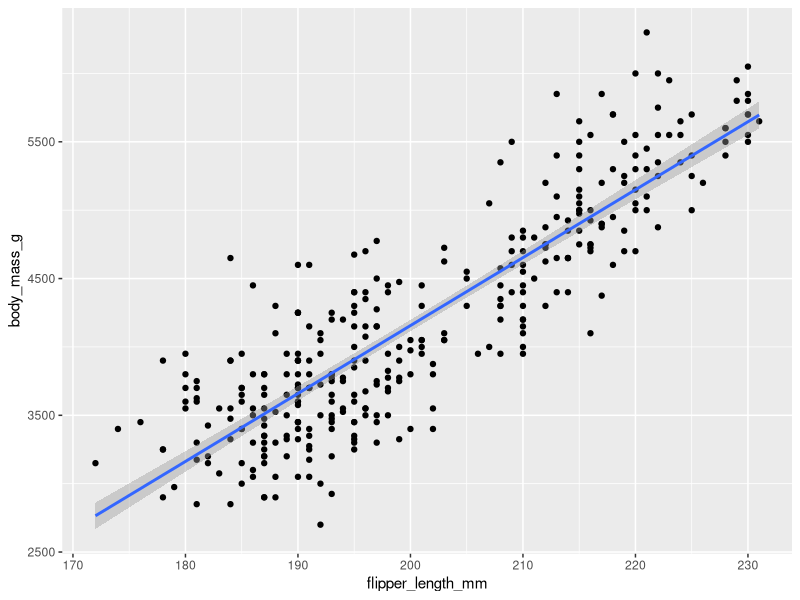
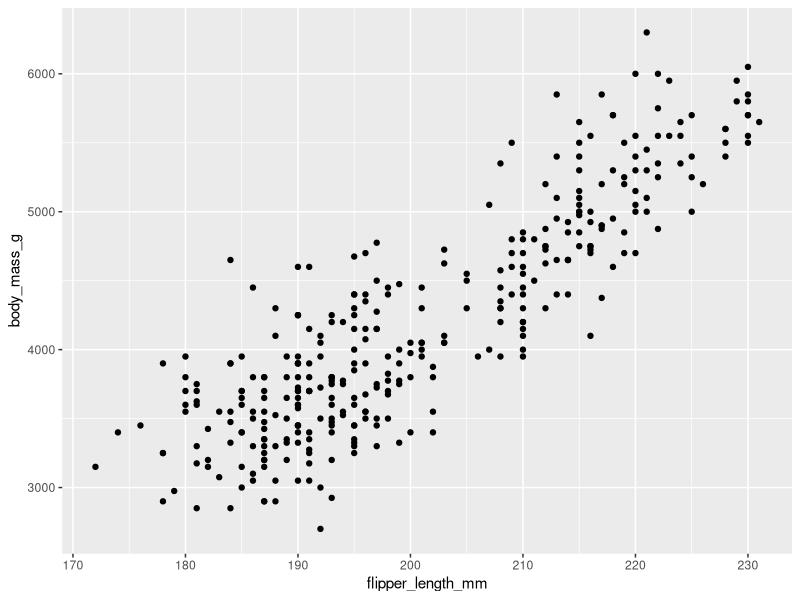
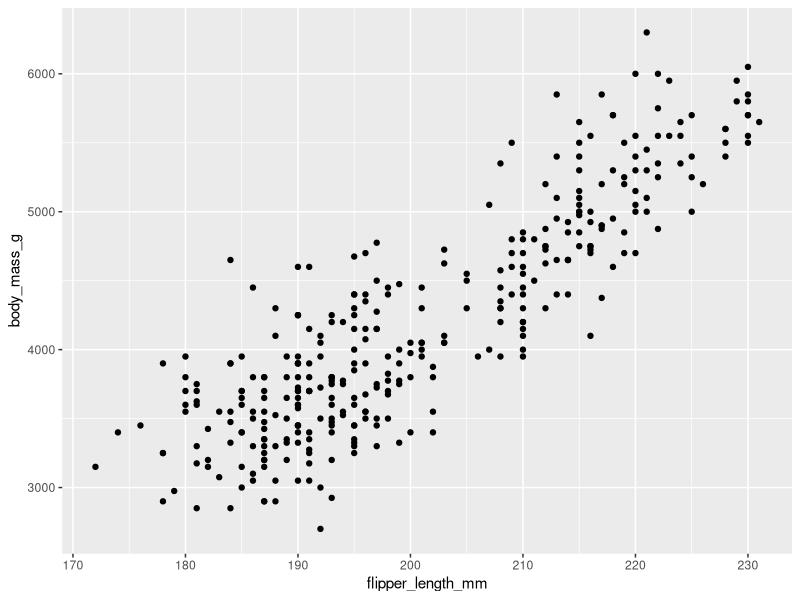
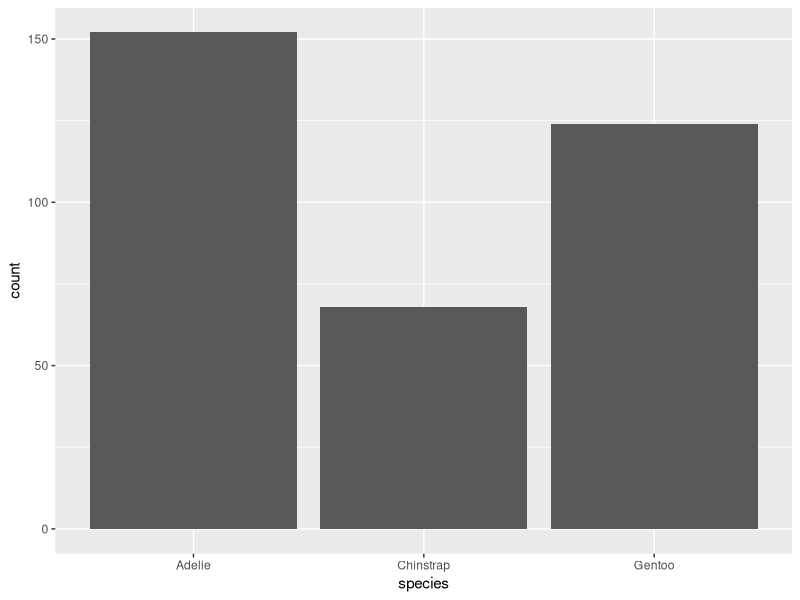
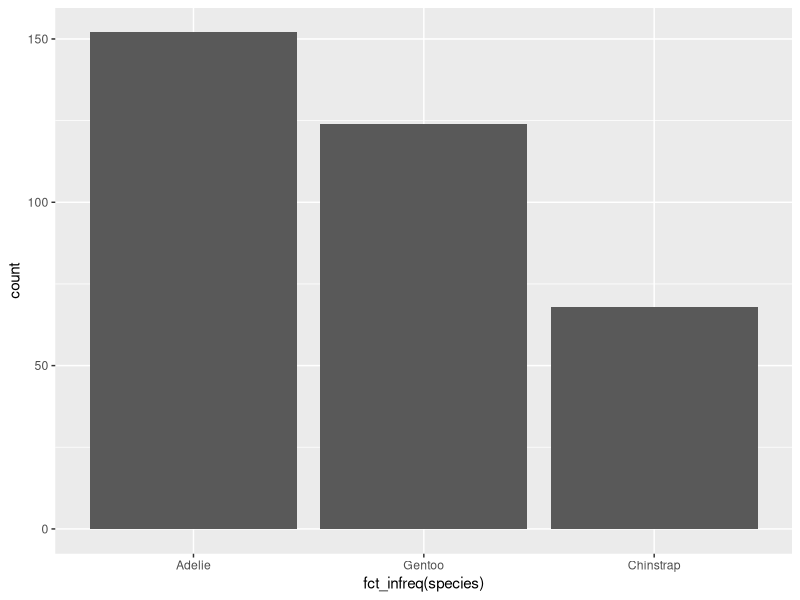
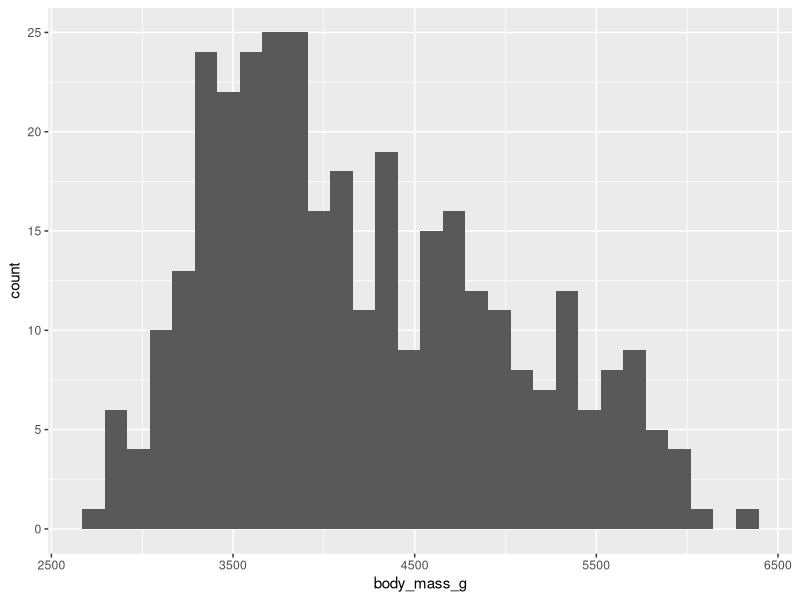
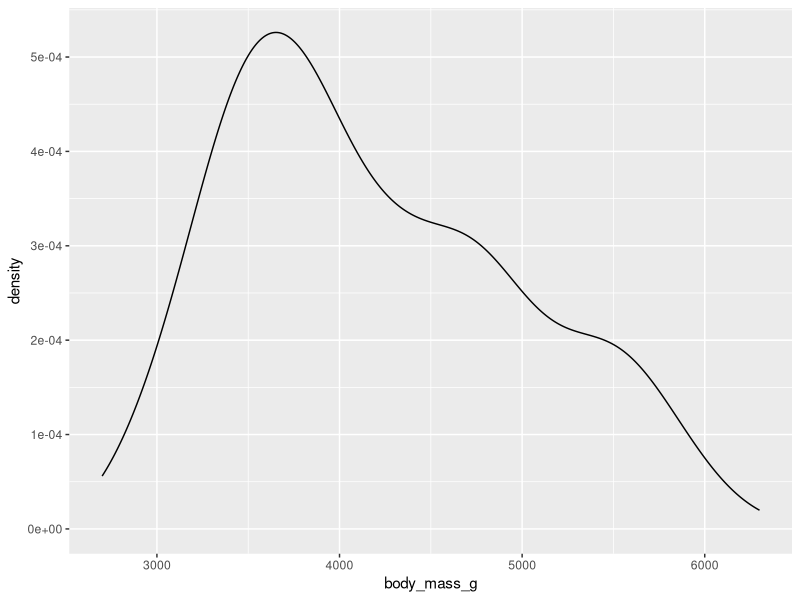
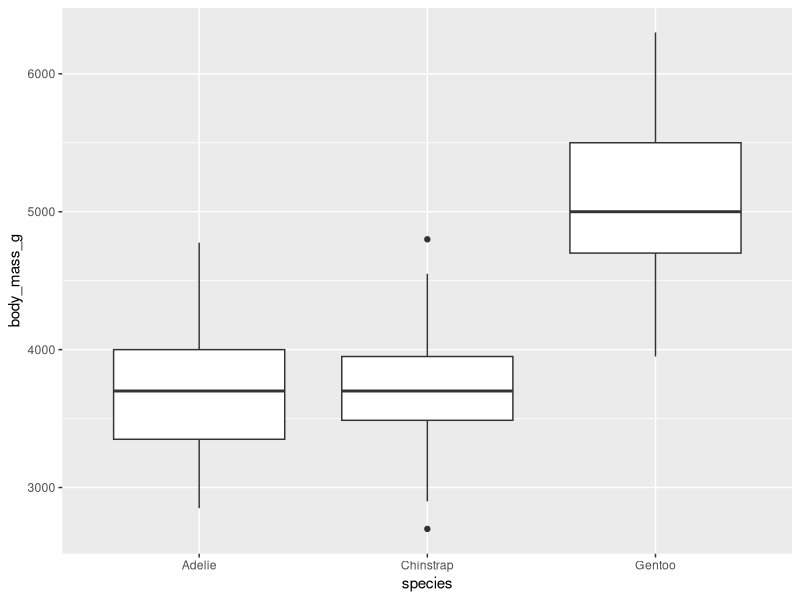

Write R code to recreate these figures, in order.
## ---- chunk 1
library(tidyverse)
library(palmerpenguins)
library(ggthemes)
library(ggplot2)
## ---- chunk 2
palmerpenguins::penguins |>  
dplyr::glimpse()
## ---- chunk 3
library(ggplot2)

ggplot(
  data = penguins,
  mapping = aes(x = flipper_length_mm, y = body_mass_g)) +
    geom_point() +
    geom_smooth(method = "lm")


## ---- chunk 4
ggplot(penguins,aes(x = flipper_length_mm, y = body_mass_g)) +
  geom_point()
## ---- chunk 5
penguins |> 
  ggplot(aes(x = flipper_length_mm, y = body_mass_g)) +
  geom_point()
## ---- chunk 6
ggplot(penguins, aes(x = species)) +
  geom_bar()
## ---- chunk 7
library(forcats)
ggplot(penguins, aes(x = fct_infreq(species))) +
  geom_bar()
## ---- chunk 8
ggplot(penguins, aes(x = body_mass_g)) +
  geom_histogram(bindwidth = 200)
## ---- chunk 9
ggplot(penguins, aes(x = body_mass_g)) +
  geom_density()
## ---- chunk 10
ggplot(penguins, aes(x = species, y = body_mass_g)) +
  geom_boxplot()

## ---- chunk 11
ggplot(penguins, aes(x = body_mass_g, colour = species)) +
  geom_density(linewidth = 0.75)

## ---- chunk 12
ggplot(penguins, aes(x = body_mass_g, color = species, fill = species)) +
  geom_density(alpha = 0.5)
## ---- chunk 13
ggplot(penguins, aes(x = island, fill = species)) +
  geom_bar()
## ---- chunk 14
ggplot(penguins, aes(x = island, fill = species)) +
  geom_bar(position = "fill")
## ---- chunk 15
ggplot(penguins, aes(x = flipper_length_mm, y = body_mass_g)) +
  geom_point()

## ---- chunk 16
ggplot(penguins, aes(x = flipper_length_mm, y = body_mass_g)) +
  geom_point(aes(colour = species, shape = species)) +
  facet_wrap(~island)
## ---- chunk 17
ggplot(penguins, aes(x = flipper_length_mm, y = body_mass_g)) +
  geom_point()
ggsave("penguin-plot.png")
